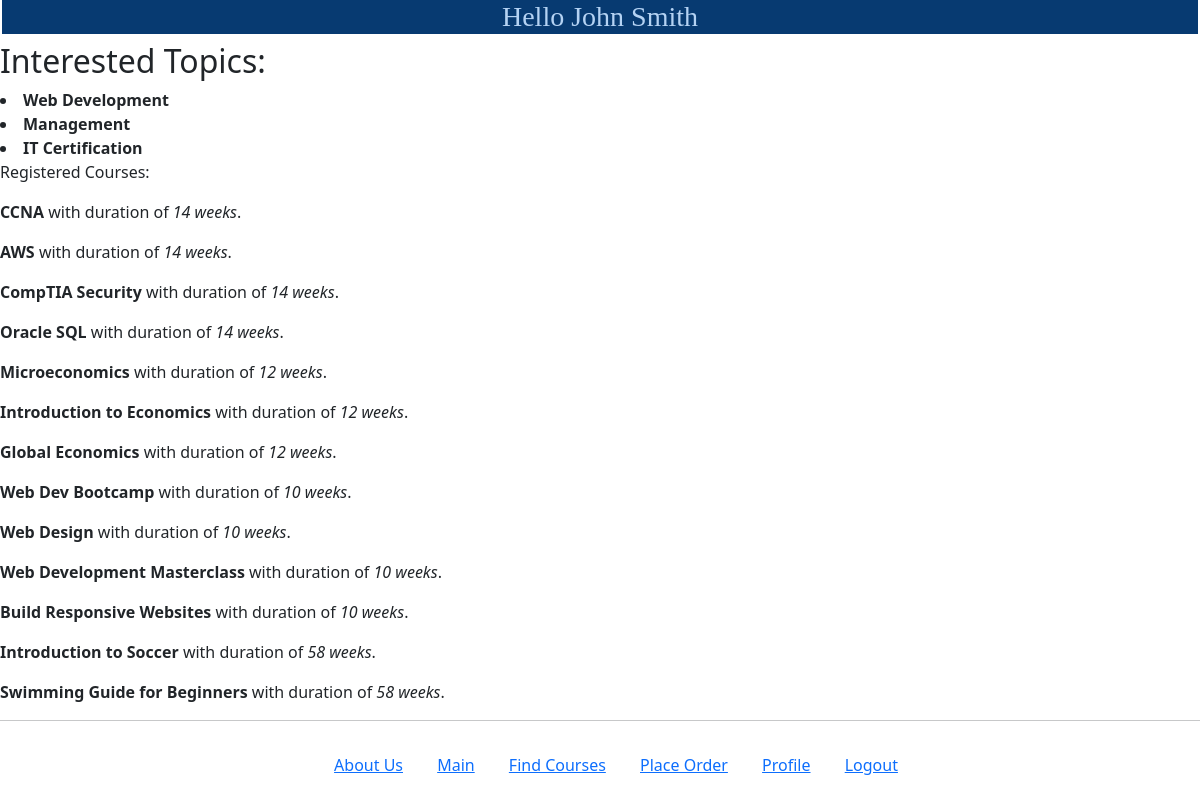
The app's page /myapp/myaccount (signed in) with its own data.
### myapp/models.py (models this page shows, shortened)
class Topic(models.Model):
    name = models.CharField(max_length=200)
    length = models.IntegerField(default=12, blank=False)

class Course(models.Model):
    title = models.CharField(max_length=200)
    topic = models.ForeignKey(Topic, related_name='courses', on_delete=models.CASCADE)
    price = models.DecimalField(max_digits=10, decimal_places=2)
    for_everyone = models.BooleanField(default=True)
    description = models.TextField(blank= True)
    num_reviews = models.PositiveIntegerField(default=0)

### myapp/views.py (the view)
# urls.py: path(r'myaccount', views.myaccount, name='myaccount'),
@login_required
def myaccount(request):
    print("entered my accout")
    if request.user.is_authenticated:
        user_name = request.user.username
        fname = User.first_name
        lname = User.last_name
        try:
            course_list = Student.objects.filter(username=user_name).first().registered_courses.all()
            topics = Student.objects.filter(username=user_name).first().interested_in.all()
        except AttributeError as e:
            return render(request, 'myapp/myaccount.html')
        return render(request, 'myapp/myaccount.html',
                      {'name': request.user, 'fname': fname, 'lname': lname, 'course_list': course_list,
                       'topics': topics})
    else:
        print("myaccount- ",request.get_full_path())
        return redirect(request.GET.get('next','/myaccount'))

### templates/myapp/myaccount.html
{% extends 'myapp/base.html' %}
<h3>{% block myhdg %}Hello {{request.user.first_name}} {{ request.user.last_name }} {% endblock %}</h3>
{% block body_block %}
    {% if topics %}
        <h2>Interested Topics:</h2>
        {% for topic in topics %}
            <li><b>{{ topic.name }}</b></li>
        {% endfor %}
    {% else %}
        <strong>Nothing here!</strong>
    {% endif %}
    {% if course_list %}
        <p>Registered Courses:</p>
        {% for course in course_list %}
            <p><b>{{ course.title }}</b> with duration of <em>{{ course.topic.length }} weeks</em>.</p>
        {% endfor %}
    {% else %}
        <strong>No registered courses!</strong>
    {% endif %}
{% endblock %}

### templates/myapp/base.html (shortened to what this page needs)
<!DOCTYPE html>
{% load static %}
<html>
<head>
    <link rel="stylesheet" type="text/css" href="{% static 'myapp/style.css' %}" />
    <link rel="stylesheet" href="https://cdn.jsdelivr.net/npm/bootstrap@5.0.2/dist/css/bootstrap.min.css">
</head>
<body>
<div>
    <h3>{% block myhdg %}Hello {{request.user.first_name}} {{ request.user.last_name }} {% endblock %}</h3>
    {% block body_block %}*** {% endblock %}
</div>
<hr/>
</body>
<footer class="page-footer font-small blue">
    <div class="footer-copyright text-center py-3">
    <ul>
        <li class="hbar1"><a href="{% url 'myapp:about' %}">About Us</a></li>
        <li class="hbar1"><a href="{% url 'myapp:index' %}">
            Main</a></li>
        <li class="hbar1"><a href="{% url 'myapp:findcourses' %}">Find Courses</a></li>
        <li class="hbar1"><a href="{% url 'myapp:placeorder' %}">Place Order</a></li>
        {% if request.user.is_authenticated %}
            <li class="hbar1"><a href="{% url 'myapp:myaccount' %}">Profile</a></li>
            <li class="hbar1"><a href="{% url 'myapp:logout' %}">Logout</a></li>
        {% else %}
            <li class="hbar1"><a href="{% url 'myapp:login' %}">Login</a></li>
            <li class="hbar1"><a href="{% url 'myapp:register' %}">Register</a></li>
        {% endif %}
    </ul>
        </div>
</footer>
</html>

### myapp/static/myapp/style.css (style rules this page uses)
html { font-family:Poppins; }
h3 { background-color:#073A71; color:#B4D2F3; font: normal normal normal 1px Poppins; text-align:center; margin: 2px; }
.hbar1 { display: inline; margin: 15px; }

### records on screen
Topic: name "Web Development"
Topic: name "Management"
Topic: name "IT Certification"
Course: title "CCNA", topic.length "14"
Course: title "AWS", topic.length "14"
Course: title "CompTIA Security", topic.length "14"
Course: title "Oracle SQL", topic.length "14"
Course: title "Microeconomics", topic.length "12"
Course: title "Introduction to Economics", topic.length "12"
Course: title "Global Economics", topic.length "12"
Course: title "Web Dev Bootcamp", topic.length "10"
Course: title "Web Design", topic.length "10"
Course: title "Web Development Masterclass", topic.length "10"
Course: title "Build Responsive Websites", topic.length "10"
Course: title "Introduction to Soccer", topic.length "58"
Course: title "Swimming Guide for Beginners", topic.length "58"

### other values on screen
{{ request.user.first_name }} "John"
{{ request.user.last_name }} "Smith"
